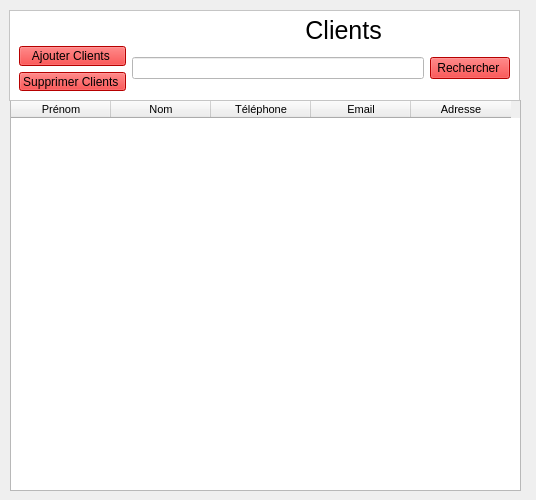
<?xml version="1.0" encoding="UTF-8"?>
<ui version="4.0">
 <class>Form</class>
 <widget class="QWidget" name="Form">
  <property name="geometry">
   <rect>
    <x>0</x>
    <y>0</y>
    <width>536</width>
    <height>500</height>
   </rect>
  </property>
  <property name="windowTitle">
   <string>Form</string>
  </property>
  <widget class="QTableWidget" name="tableWidget">
   <property name="geometry">
    <rect>
     <x>10</x>
     <y>100</y>
     <width>511</width>
     <height>391</height>
    </rect>
   </property>
   <property name="font">
    <font>
     <pointsize>8</pointsize>
    </font>
   </property>
   <column>
    <property name="text">
     <string>Prénom</string>
    </property>
   </column>
   <column>
    <property name="text">
     <string>Nom</string>
    </property>
   </column>
   <column>
    <property name="text">
     <string>Téléphone</string>
    </property>
    <property name="font">
     <font>
      <pointsize>8</pointsize>
     </font>
    </property>
   </column>
   <column>
    <property name="text">
     <string>Email</string>
    </property>
   </column>
   <column>
    <property name="text">
     <string>Adresse</string>
    </property>
   </column>
  </widget>
  <widget class="QFrame" name="frame">
   <property name="geometry">
    <rect>
     <x>9</x>
     <y>10</y>
     <width>511</width>
     <height>91</height>
    </rect>
   </property>
   <property name="styleSheet">
    <string notr="true">background-color: rgb(255, 255, 255);</string>
   </property>
   <property name="frameShape">
    <enum>QFrame::StyledPanel</enum>
   </property>
   <property name="frameShadow">
    <enum>QFrame::Raised</enum>
   </property>
   <layout class="QGridLayout" name="gridLayout">
    <item row="0" column="1">
     <widget class="QLabel" name="label">
      <property name="font">
       <font>
        <pointsize>19</pointsize>
       </font>
      </property>
      <property name="text">
       <string>                         Clients </string>
      </property>
     </widget>
    </item>
    <item row="1" column="0">
     <widget class="QPushButton" name="pushButton">
      <property name="styleSheet">
       <string notr="true">background-color: rgb(255, 0, 0);</string>
      </property>
      <property name="text">
       <string>Ajouter Clients </string>
      </property>
     </widget>
    </item>
    <item row="1" column="1" rowspan="2">
     <widget class="QLineEdit" name="lineEdit"/>
    </item>
    <item row="1" column="2" rowspan="2">
     <widget class="QPushButton" name="pushButton_2">
      <property name="styleSheet">
       <string notr="true">background-color: rgb(255, 0, 0);</string>
      </property>
      <property name="text">
       <string>Rechercher </string>
      </property>
     </widget>
    </item>
    <item row="2" column="0">
     <widget class="QPushButton" name="pushButton_3">
      <property name="styleSheet">
       <string notr="true">background-color: rgb(255, 0, 0);
</string>
      </property>
      <property name="text">
       <string>Supprimer Clients </string>
      </property>
     </widget>
    </item>
   </layout>
  </widget>
 </widget>
 <resources/>
 <connections/>
</ui>
